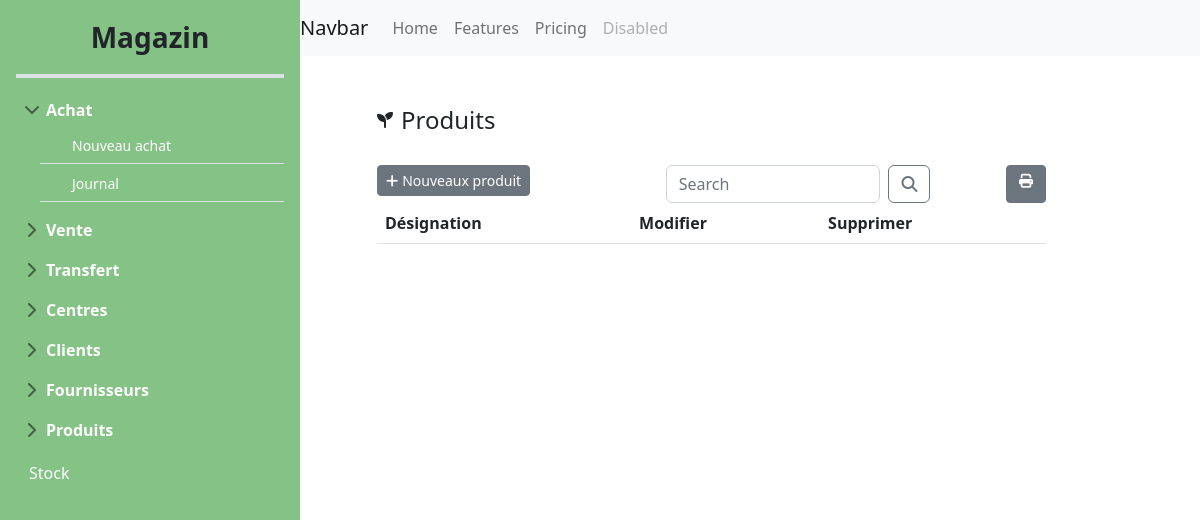
The app's page /productList/, older data.
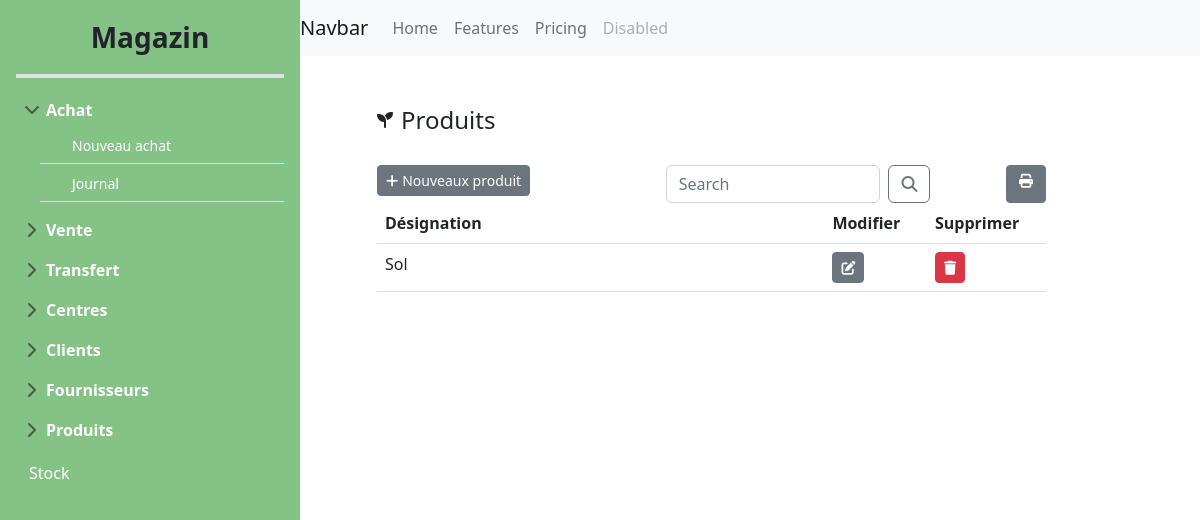
The same page, newer data.
### main_store/models.py (models this page shows)
class Produit(models.Model):
    code_P = models.AutoField(primary_key=True)
    designationP = models.CharField(max_length=50)

### main_store/views.py (the view)
# urls.py: path('productList/',views.afficher_produits,name='productList'),
def afficher_produits(request):
    if 'q' in request.GET:
        q=request.GET['q']
        produits=Produit.objects.filter(designationP__icontains=q)
    else:
        produits=Produit.objects.all()
    return render(request,"main-store/produits/productList.html",{"products":produits})

### templates/main-store/produits/productList.html (shortened to what this page needs)
{%extends 'main-store/base/baseStore.html' %}
{%block content%}
<div class="row">
    <div class="col-md-1"></div>
    <div class="col-md-11">
        <div class="d-flex align-items-center" style="padding-top: 50px;">
            <i class="fa-solid fa-seedling me-2"></i>
            <a href="{% url 'productList'%}" style="   color: inherit;
            text-decoration: none; " onmouseover="this.style.opacity='0.7'" onmouseout="this.style.opacity='1'">
                <h4 class="mb-0">Produits</h4>
            </a>
        </div>
    </div>
</div>
<div class="row" style="padding-top: 30px;">
    <div class="col-md-1"></div>
    <div class="col-md-9">
        <div class="card border-0">
            <div class="row">
                <div class="col-md-5">
                    <a class="btn btn-secondary btn-sm" href="{% url 'productAdd'%}">
                        <i class="fa-solid fa-plus me-1"></i>Nouveaux produit
                    </a>
                </div>
                <div class="col-md-5">
                    <form class="d-flex">
                        <input class="form-control me-2" name="q" type="search" placeholder="Search"
                            aria-label="Search">
                        <button class="btn btn-outline-secondary" type="submit"><i
                                class="fa-solid fa-magnifying-glass"></i></button>
                    </form>
                </div>
                <div class="col-md-2 d-flex justify-content-end">
                    <a class="btn btn-secondary btn-sm" href="{%url 'productPrint' %}"><i
                            class="fa-solid fa-print me-1 ms-1"></i></a>
                </div>
            </div>
        </div>
        <table class="table table-hover bg-white">
            <thead>
                <tr>
                    <th>Désignation</th>
                    <th> Modifier</th>
                    <th> Supprimer</th>
                </tr>
            </thead>
            <tbody>
                {% for product in products %}
                <tr>
                    <td class="col-md-6">{{product.designationP}}</td>
                    <td class="col-md-1"><a class="btn btn-secondary btn-sm"
                            href="{%url 'productEdit' product.code_P %}">
                            <i class="fa-solid fa-pen-to-square"></i></a></td>
                    <td class="col-md-1"><a class="btn btn-danger btn-sm"
                            href="{%url 'productDelete' product.code_P %}"> <i class="fa-solid fa-trash"></i>
                        </a></td>
                </tr>
                {% endfor %}
            </tbody>
        </table>
    </div>
    <div class="col-md-1"></div>
</div>
{%endblock%}

Row changes from the older to the newer data that the page shows:
added Produit: designationP "Sol"
